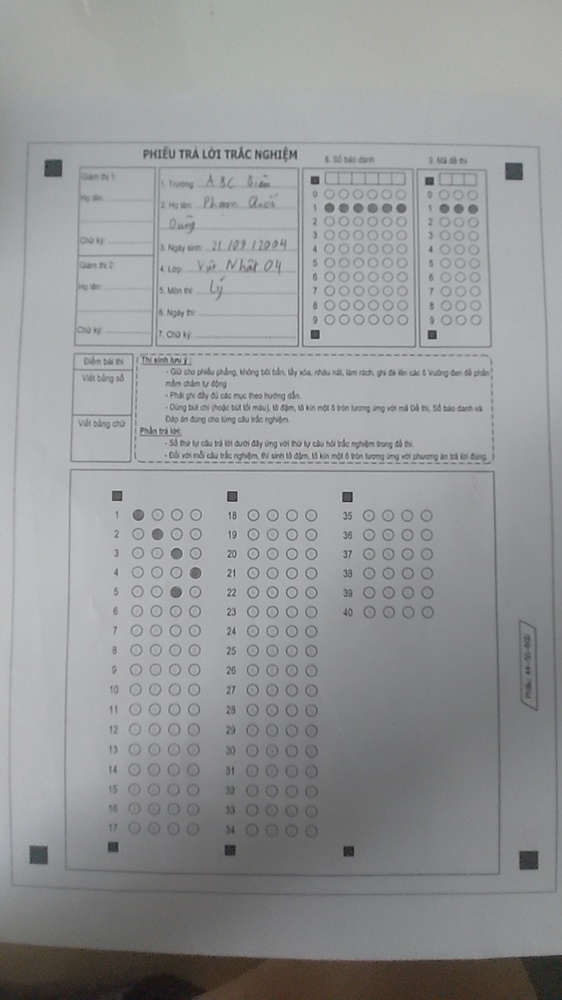
#> input picture be/tests/20260418_121820_651438_camera_1776489482496.jpg, 562 x 1000 px, shrunk from 1080 x 1920 before the run
$ python -i extract_omr_pdf_marker_strategy.py   (imports and definitions only)
#> lines starting #> are read from the running program, lines starting #| are printed output that depends on the picture; after the words box and inside, x2 and y2 are one past the last pixel; in counts of white or black regions, pixels touching at a corner belong together
from __future__ import annotations

import json
import math
from pathlib import Path
from typing import Dict, List, Optional, Tuple

import cv2
import numpy as np
import pypdfium2 as pdfium


ROOT_DIR = Path(__file__).resolve().parents[1]
OMR_DATA_DIR = ROOT_DIR / "be" / "uploads" / "omr_data"
PROFILE_DIR = OMR_DATA_DIR / "profiles"
DEBUG_DIR = PROFILE_DIR / "marker_debug"


# [26 lines left out: functions _safe_profile_code, _load_pdf_page_rgb, not called in this run]


def _find_corner_markers(image_rgb: np.ndarray) -> Tuple[Dict[str, Dict[str, float]], List[Dict[str, float]]]:
    h, w = image_rgb.shape[:2]
#> h = 1000; w = 562
    gray = cv2.cvtColor(image_rgb, cv2.COLOR_RGB2GRAY)
    blur = cv2.GaussianBlur(gray, (5, 5), 0)

    _, binary_inv = cv2.threshold(blur, 95, 255, cv2.THRESH_BINARY_INV)
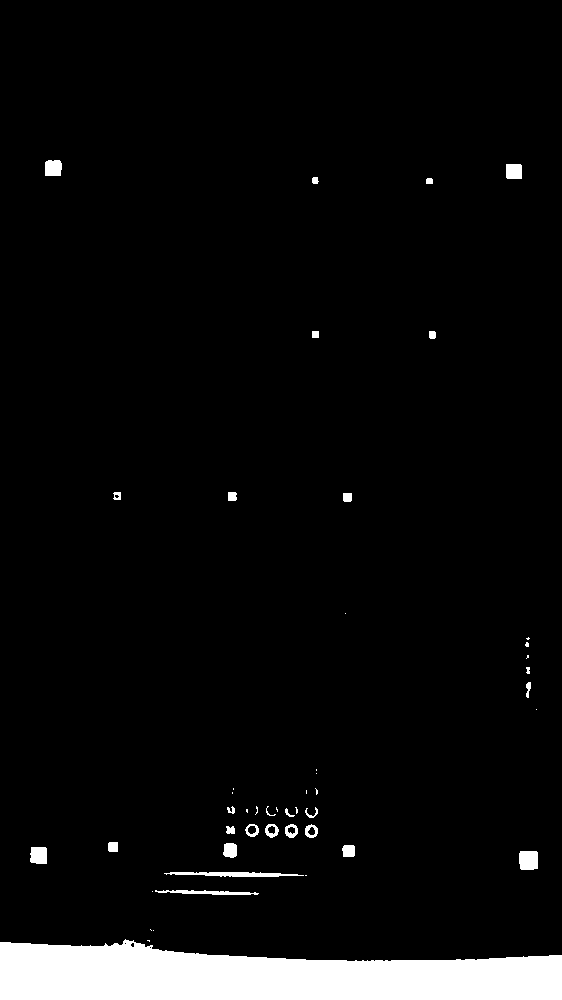
#> binary_inv: shape (1000, 562); 5.2% white; 48 white regions (20 under 20 px), largest, box (x1, y1, x2, y2) and area: (0, 939, 562, 1000) 25885, (164, 872, 304, 877) 472, (519, 851, 538, 870) 347
    binary_inv = cv2.morphologyEx(binary_inv, cv2.MORPH_OPEN, np.ones((3, 3), np.uint8), iterations=1)
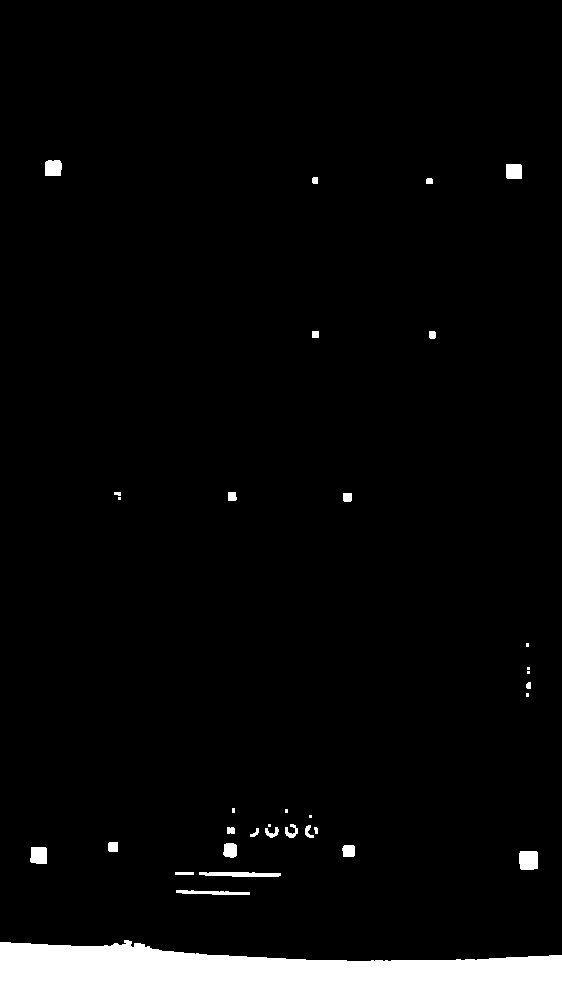
#> binary_inv: shape (1000, 562); 5.1% white; 34 white regions (9 under 20 px)

    contours, _ = cv2.findContours(binary_inv, cv2.RETR_EXTERNAL, cv2.CHAIN_APPROX_SIMPLE)
#> contours = 34 contours, 11 with area under 20; largest, box (x1, y1, x2, y2) and area: (0, 940, 562, 1000) 25232, (519, 851, 538, 870) 312, (199, 872, 281, 877) 254, (30, 847, 47, 864) 239, (45, 160, 62, 176) 226

    min_area = (w * h) * 0.00002
#> min_area = 11.24
    max_area = (w * h) * 0.0100
#> max_area = 5620
    candidates: List[Dict[str, float]] = []

    for contour in contours:
        area = float(cv2.contourArea(contour))
        if area < min_area or area > max_area:
            continue

        x, y, bw, bh = cv2.boundingRect(contour)
        rect_area = float(max(1, bw * bh))
        aspect = bw / float(max(1, bh))
        fill_ratio = area / rect_area
        if aspect < 0.55 or aspect > 1.45:
            continue
        if fill_ratio < 0.55:
            continue

        cx = x + (bw / 2.0)
        cy = y + (bh / 2.0)
        candidates.append(
            {
                "x": float(x),
                "y": float(y),
                "w": float(bw),
                "h": float(bh),
                "cx": float(cx),
                "cy": float(cy),
                "area": area,
                "fill_ratio": fill_ratio,
            }
        )
#> this loop made 34 passes
#> (area, x, y, bw, bh, rect_area, aspect, fill_ratio) on passes 5, 6, 7, 8, 9, 13, 21, 26, 27, 29, 31, 32: (312.5, 519, 851, 19, 19, 361, 1, 0.866), (239, 30, 847, 17, 17, 289, 1, 0.827), (122.5, 342, 845, 13, 12, 156, 1.08, 0.785), (157.5, 223, 843, 14, 15, 210, 0.933, 0.75), (80, 108, 842, 10, 10, 100, 1, 0.8), (39.5, 227, 827, 8, 7, 56, 1.14, 0.705), (21.5, 526, 682, 5, 7, 35, 0.714, 0.614), (63, 343, 493, 9, 9, 81, 1, 0.778), (59, 228, 492, 9, 9, 81, 1, 0.728), (40.5, 429, 331, 7, 8, 56, 0.875, 0.723), (29, 426, 178, 7, 6, 42, 1.17, 0.69), (29, 312, 177, 6, 7, 42, 0.857, 0.69)
#> (area, x, y, bw, bh, rect_area, aspect, fill_ratio) on passes 2, 3, 10, 12, 14, 15: (170, 176, 890, 74, 5, 370, 14.8, 0.459), (254, 199, 872, 82, 5, 410, 16.4, 0.62), (26, 250, 828, 9, 9, 81, 1, 0.321), (57, 265, 827, 14, 11, 154, 1.27, 0.37), (43.5, 305, 825, 9, 13, 117, 0.692, 0.372), (66.5, 285, 824, 13, 14, 182, 0.929, 0.365)
#> after the loop, candidates = 15 items

    if len(candidates) < 4:
        raise ValueError("Could not detect enough black-square candidates from PDF")

    corners = {
        "tl": (0.0, 0.0),
        "tr": (float(w), 0.0),
        "bl": (0.0, float(h)),
        "br": (float(w), float(h)),
    }

    diag = math.hypot(w, h)
#> diag = 1147.1
    used: set[int] = set()
    selected: Dict[str, Dict[str, float]] = {}

    for key, target in corners.items():
        scored = []
        for idx, item in enumerate(candidates):
            if idx in used:
                continue
            dist = math.hypot(item["cx"] - target[0], item["cy"] - target[1])
            score = dist - (item["area"] * 0.003)
            scored.append((score, idx, dist))

        if not scored:
            raise ValueError(f"No marker candidate for corner {key}")

        scored.sort(key=lambda x: x[0])
        _, best_idx, dist = scored[0]
        if dist / max(1.0, diag) > 0.38:
            raise ValueError(f"Best marker for {key} is too far from page corner")

        used.add(best_idx)
        selected[key] = candidates[best_idx]
#> this loop made 4 passes
#> (best_idx, dist) on passes 1 to 4: (14, 176.3), (13, 178.1), (1, 149.5), (0, 143.5)
#> after the loop, selected = 4 items; used = 4 items

    marker_boxes = {}
    for key in ["tl", "tr", "bl", "br"]:
        marker = selected[key]
        marker_boxes[key] = {
            "x": round(marker["x"] / w, 6),
            "y": round(marker["y"] / h, 6),
            "w": round(marker["w"] / w, 6),
            "h": round(marker["h"] / h, 6),
            "cx": round(marker["cx"] / w, 6),
            "cy": round(marker["cy"] / h, 6),
        }
#> after the loop, marker_boxes = 4 items

    return marker_boxes, candidates


# [75 lines left out: functions _draw_debug, _update_profile, main, not called in this run]


# [2 lines not run here, left out]

>>> import cv2
>>> picture = cv2.cvtColor(cv2.imread('../be/tests/20260418_121820_651438_camera_1776489482496.jpg'), cv2.COLOR_BGR2RGB)
>>> result = _find_corner_markers(picture)

$ run again, on be/tests/20260421_100238_118524_test2.jpg
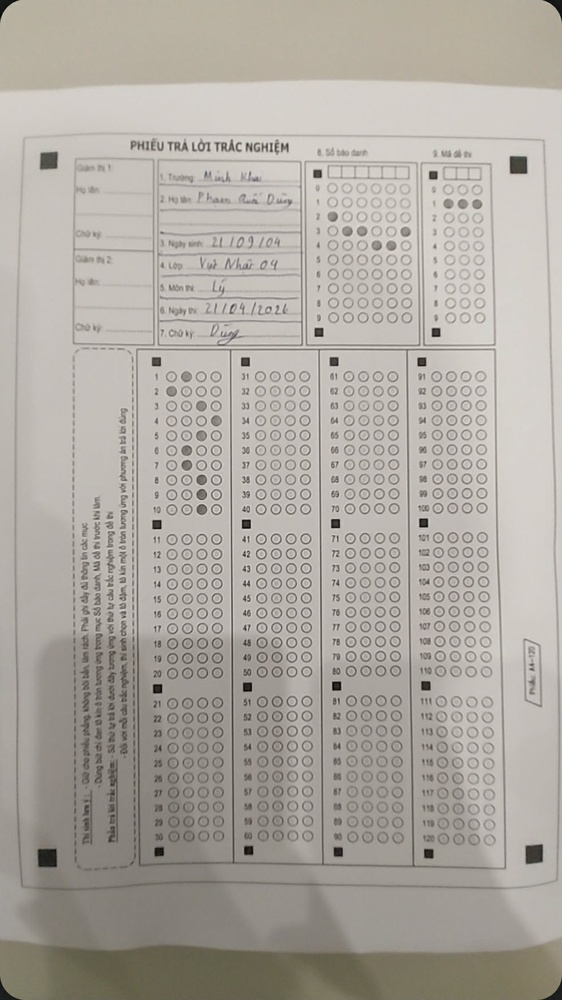
#> input picture be/tests/20260421_100238_118524_test2.jpg, 562 x 1000 px, shrunk from 982 x 1747 before the run
#> in _find_corner_markers, `_, binary_inv = cv2.threshold(blur, 95, 255, cv2.THRESH_BINARY_INV)`:
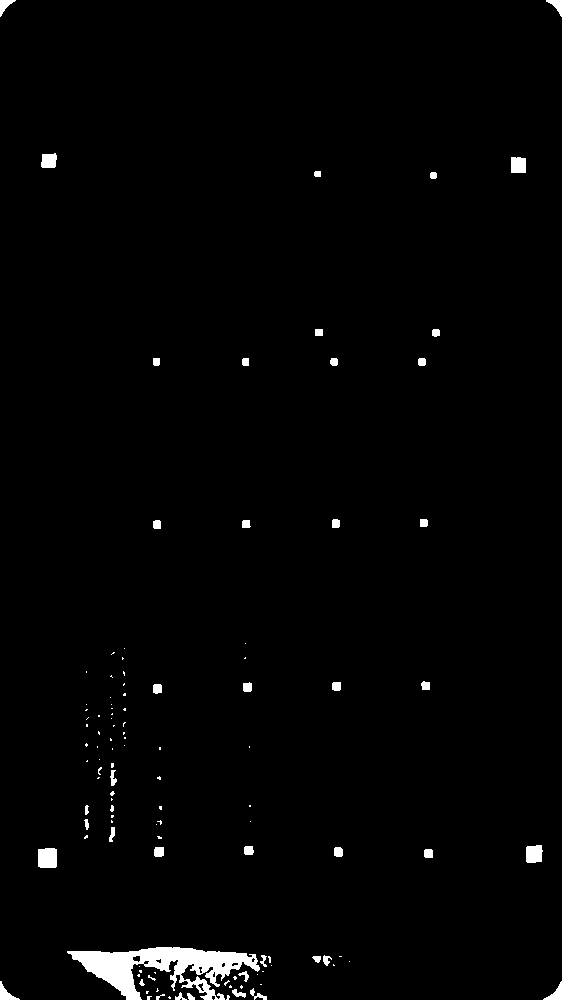
#> binary_inv: shape (1000, 562); 1.5% white; 116 white regions (72 under 20 px), largest, box (x1, y1, x2, y2) and area: (67, 947, 260, 1000) 4657, (38, 848, 57, 868) 368, (526, 845, 543, 863) 272
#> in _find_corner_markers, `binary_inv = cv2.morphologyEx(binary_inv, cv2.MORPH_OPEN, np.ones((3, ..`:
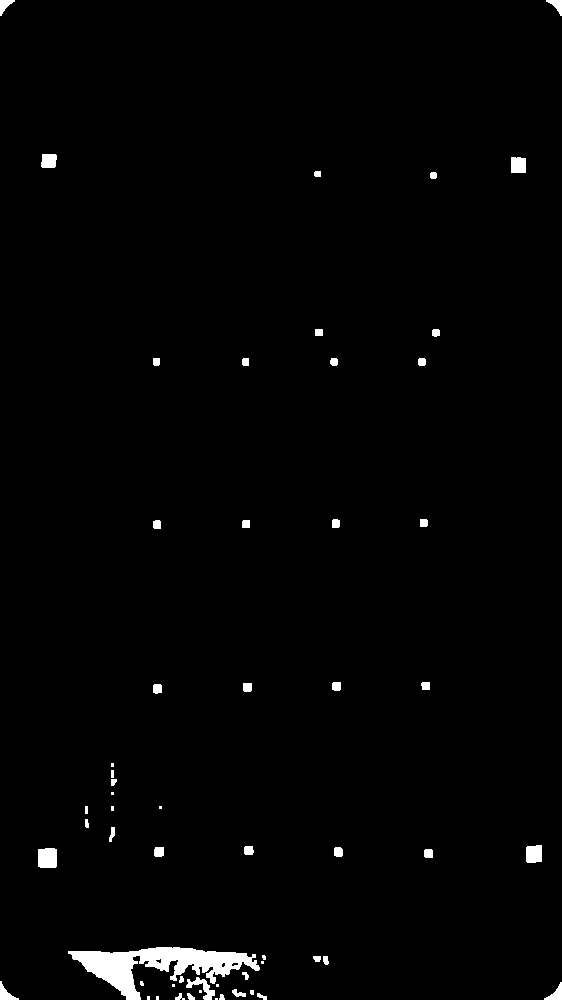
#> binary_inv: shape (1000, 562); 1.4% white; 58 white regions (14 under 20 px)
#> contours = 58 contours, 18 with area under 20; largest, box (x1, y1, x2, y2) and area: (68, 947, 260, 1000) 3905, (38, 848, 57, 868) 332, (526, 845, 542, 863) 239, (511, 157, 526, 173) 204, (186, 977, 215, 1000) 193
#> the loop in _find_corner_markers, `for contour in contours:` made 58 passes
#> (area, x, y, bw, bh, rect_area, aspect, fill_ratio) on passes 20, 21, 24, 25, 26, 27, 28, 29: (32, 323, 956, 6, 9, 54, 0.667, 0.593), (29.5, 313, 956, 8, 6, 48, 1.33, 0.615), (62.5, 424, 849, 9, 9, 81, 1, 0.772), (332, 38, 848, 19, 20, 380, 0.95, 0.874), (67.5, 334, 847, 9, 10, 90, 0.9, 0.75), (77.5, 154, 847, 10, 10, 100, 1, 0.775), (66, 244, 846, 10, 9, 90, 1.11, 0.733), (239, 526, 845, 16, 18, 288, 0.889, 0.83)
#> after the loop in _find_corner_markers, `for contour in contours:`: candidates = 28 items
#> the loop in _find_corner_markers, `for key, target in corners.items():` made 4 passes
#> (best_idx, dist) on passes 1 to 4: (27, 168.3), (26, 170.6), (4, 149.7), (8, 148.7)
#> after the loop in _find_corner_markers, `for key, target in corners.items():`: selected = 4 items

$ run again, on be/tests/camera_1782202348467.jpg
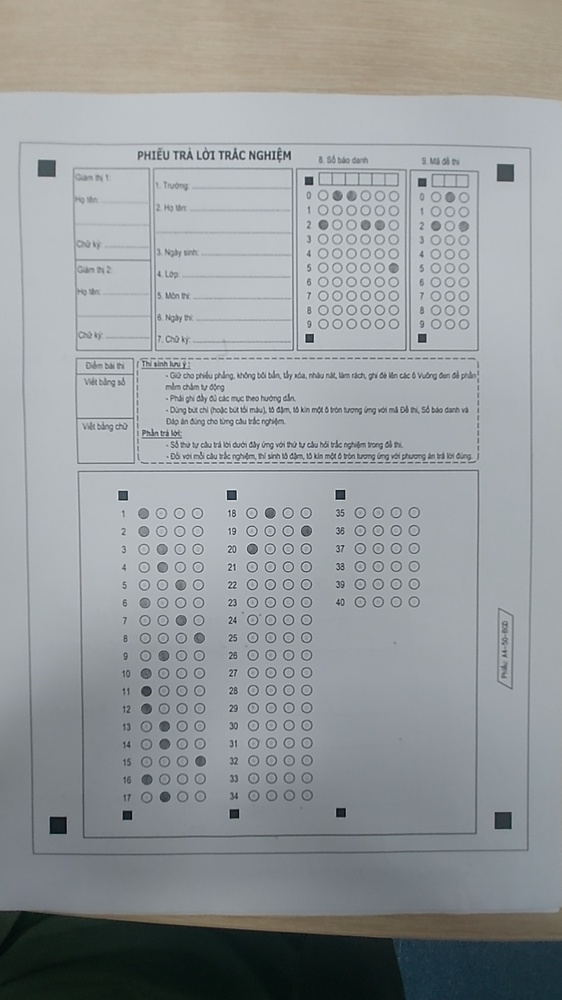
#> input picture be/tests/camera_1782202348467.jpg, 562 x 1000 px, shrunk from 1080 x 1920 before the run
#> in _find_corner_markers, `gray = cv2.cvtColor(image_rgb, cv2.COLOR_RGB2GRAY)`:
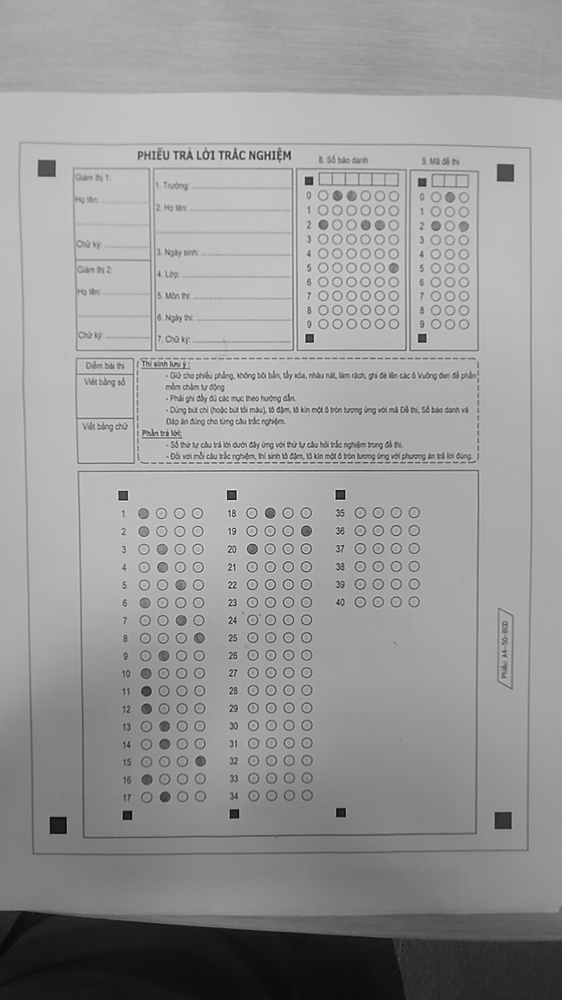
#> gray: shape (1000, 562); min 2, max 237, mean 152.8
#> in _find_corner_markers, `_, binary_inv = cv2.threshold(blur, 95, 255, cv2.THRESH_BINARY_INV)`:
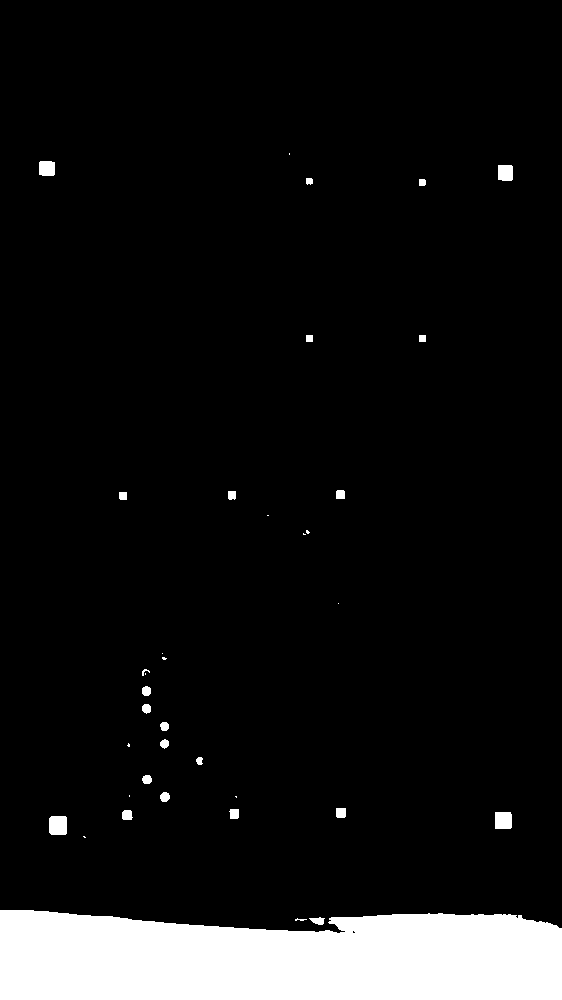
#> binary_inv: shape (1000, 562); 8.5% white; 37 white regions (13 under 20 px), largest, box (x1, y1, x2, y2) and area: (0, 910, 562, 1000) 45296, (49, 816, 67, 835) 334, (495, 812, 512, 829) 286
#> contours = 23 contours; largest, box (x1, y1, x2, y2) and area: (0, 910, 562, 1000) 44626, (49, 816, 67, 835) 301, (495, 812, 512, 829) 254, (498, 165, 513, 181) 206, (39, 161, 55, 176) 204
#> the loop in _find_corner_markers, `for contour in contours:` made 23 passes
#> (area, x, y, bw, bh, rect_area, aspect, fill_ratio) on passes 3 to 10: (301, 49, 816, 18, 19, 342, 0.947, 0.88), (254, 495, 812, 17, 17, 289, 1, 0.879), (78, 122, 810, 10, 10, 100, 1, 0.78), (71.5, 230, 809, 9, 10, 90, 0.9, 0.794), (80, 336, 808, 10, 10, 100, 1, 0.8), (65, 160, 792, 10, 10, 100, 1, 0.65), (60, 142, 775, 10, 9, 90, 1.11, 0.667), (30, 196, 757, 6, 8, 48, 0.75, 0.625)
#> after the loop in _find_corner_markers, `for contour in contours:`: candidates = 21 items
#> the loop in _find_corner_markers, `for key, target in corners.items():` made 4 passes
#> (best_idx, dist) on passes 1 to 4: (20, 174.9), (19, 182), (0, 183.9), (1, 188.8)
#> after the loop in _find_corner_markers, `for key, target in corners.items():`: selected = 4 items
